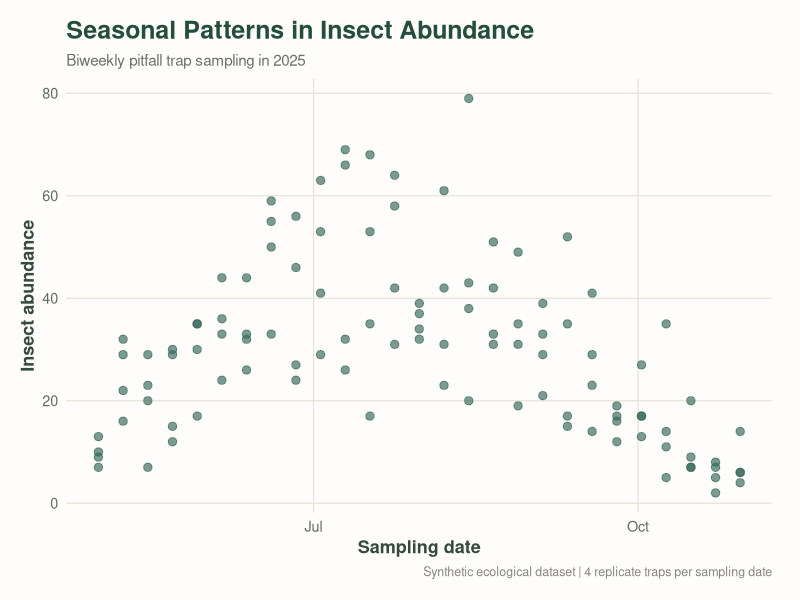
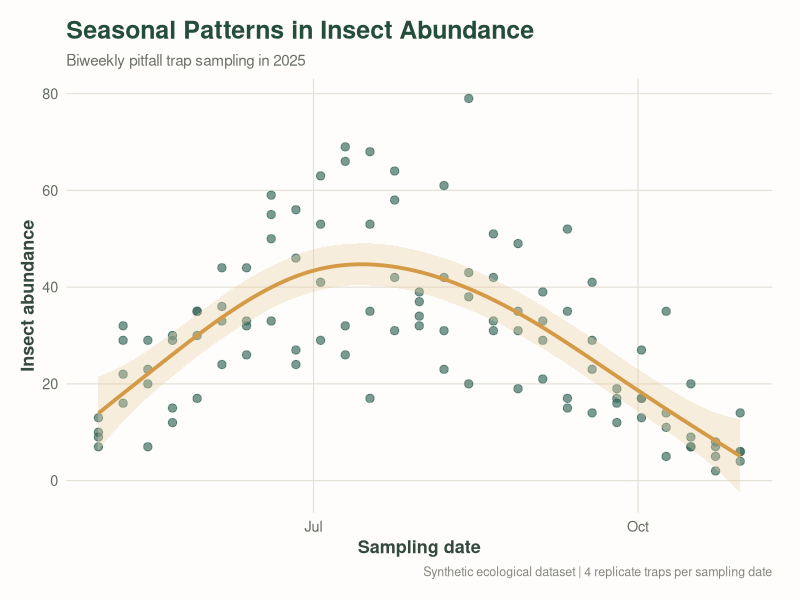

Write the R code that produced these figures, in order.
## ---- chunk 1
library(tidyverse)
## ---- chunk 2
library(tidyverse)
library(lubridate)

# Reproducible dataset
set.seed(5126)

# Generate sampling dates and replicate traps
library(tidyverse)
library(lubridate)

set.seed(5126)

insect_data <- expand_grid(
  date = seq.Date(
    as.Date("2024-05-01"),
    as.Date("2024-10-31"),
    by = "week"
  ),
  trap = 1:4
) %>%
  mutate(
    year = year(date),
    day_of_year = yday(date),
    month = month(date),
    seasonal_mean = 5 + 45 * exp(-((day_of_year - 200) / 65)^2),
    annual_effect = if_else(year == 2025, 1.15, 1),
    abundance = rnbinom(
      n(),
      mu = seasonal_mean * annual_effect,
      size = 8
    )
  )

# Preview data
insect_data

# Custom ggplot theme
theme_insect <- function() {
  theme_minimal(base_size = 13) +
    theme(
      plot.background = element_rect(
        fill = "#fefdfb",
        color = NA
      ),
      panel.background = element_rect(
        fill = "#fefdfb",
        color = NA
      ),
      panel.grid.minor = element_blank(),
      panel.grid.major = element_line(
        color = "#E5E1D7",
        linewidth = 0.4
      ),
      plot.title = element_text(
        face = "bold",
        size = 18,
        color = "#254D3C"
      ),
      plot.subtitle = element_text(
        color = "#6B7168",
        size = 11
      ),
      axis.title = element_text(
        color = "#354A3F",
        face = "bold"
      ),
      axis.text = element_text(color = "#626B62"),
      plot.caption = element_text(
        color = "#85877F",
        size = 9,
        hjust = 1
      ),
      plot.margin = margin(15, 20, 15, 15)
    )
}
## ---- chunk 3
ggplot(insect_data, aes(x = date, y = abundance)) +

  # Individual sampling observations
  geom_point(
    color = "#356859",
    alpha = 0.65,
    size = 2.5
  ) +

  # Labels
  labs(
    title = "Seasonal Patterns in Insect Abundance",
    subtitle = "Biweekly pitfall trap sampling in 2025",
    x = "Sampling date",
    y = "Insect abundance",
    caption = "Synthetic ecological dataset | 4 replicate traps per sampling date"
  ) +

  theme_insect()
## ---- chunk 4
ggplot(insect_data, aes(x = date, y = abundance)) +

  # Individual sampling observations
  geom_point(
    color = "#356859",
    alpha = 0.65,
    size = 2.5
  ) +

  # Smoothed seasonal trend
  geom_smooth(
    method = "gam",
    color = "#D49A45",
    fill = "#E8CFA5",
    linewidth = 1.3,
    alpha = 0.35
  ) +

  # Labels
  labs(
    title = "Seasonal Patterns in Insect Abundance",
    subtitle = "Biweekly pitfall trap sampling in 2025",
    x = "Sampling date",
    y = "Insect abundance",
    caption = "Synthetic ecological dataset | 4 replicate traps per sampling date"
  ) +

  theme_insect()
